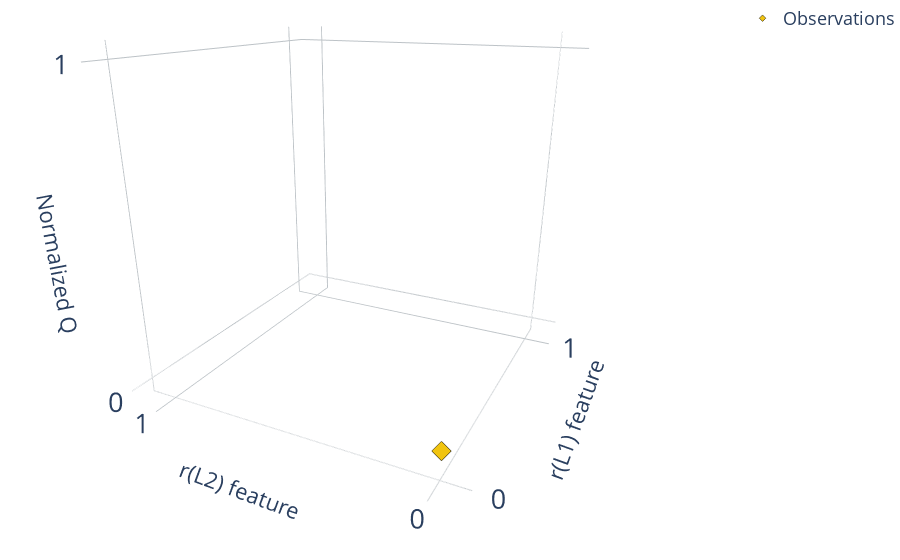

Notebook source saved alongside this figure:
### Code cell
# actions_to_plot = [0]
# action_sets = [[0], [0, 1]]
action_sets = [[0, 1]]

# algs = ['2o', '2pb', '2e']
algs = ['2o']
# algs = ['none']

show_legend = True

for alg in algs:
    for actions_to_plot in action_sets:
        action_mapping = ['Left', 'Right', 'Collect']
        actions_to_color = ['rgb(241, 196, 15)', 'rgb(52, 152, 219)']
        if show_legend:
            fig_path = Path(ROOT_DIR, 'results', f'lobster_interpolation_{alg}_{actions_to_plot}_legend.pdf')
        else:
            fig_path = Path(ROOT_DIR, 'results', f'lobster_interpolation_{alg}_{actions_to_plot}.pdf')

        fig = go.Figure(layout=go.Layout(
            margin=dict(l=0, r=0, t=0, b=0),
            showlegend=show_legend,
            font=dict(size=18),
            scene = dict(
                xaxis = dict(
                    backgroundcolor="rgb(255, 255, 255)",
                    gridcolor="rgb(189, 195, 199)",
                    title=r'r(L1) feature',
                    range=[-0.1, 1.1],
                    tickvals=[0, 1],
                    tickangle=0
                ),
                yaxis = dict(
                    backgroundcolor="rgb(255, 255, 255)",
                    gridcolor="rgb(189, 195, 199)",
                    title=r'r(L2) feature',
                    range=[-0.1, 1.1],
                    tickvals=[0, 1],
                    tickangle=0
                ),
                zaxis = dict(
                    backgroundcolor="rgb(255, 255, 255)",
                    gridcolor="rgb(189, 195, 199)",
                    title="Normalized Q",
                    range=[-0.05, 1.05],
                    tickvals=[0, 1],
                    tickangle=0
                ),
            ),

        ))

        for action in actions_to_plot:
            if alg == '2o':
                z_2o = normalized_2o_qs[:, action]
                trace_2o = go.Scatter3d(
                    x=1 - ot_obs_2o[:, 0], 
                    y=1 - ot_obs_2o[:, 1], 
                    z=z_2o, 
                    name=f"Exp Trace",
                #         name=f"{action_mapping[action]}",
                    mode='markers',
                    marker={
                        'size': 2,
                        'color': actions_to_color[action],
                        'symbol': 'circle'
                    }
                )
                fig.add_trace(trace_2o)
            elif alg == '2pb':
                z_2pb = normalized_2pb_qs[:, action]
                trace_2pb = go.Scatter3d(
                    x=pb_zero_obs[:, r1_pb_states].sum(axis=-1), 
                    y=pb_zero_obs[:, r2_pb_states].sum(axis=-1), 
            #         x=zero_obs_2pb[:, [1, 3]].sum(axis=-1), 
            #         y=zero_obs_2pb[:, [2, 3]].sum(axis=-1), 
                    z=z_2pb, 
                    name=f"PF",
            #         name=f"{action_mapping[action]}",
                    mode='markers',
                    marker={
                        'size': 2,
                        'color': actions_to_color[action],
                        'symbol': 'circle'
                    }
                )
                fig.add_trace(trace_2pb)
            elif alg == '2f':
                z_2f = normalized_2f_qs[:, action]
                trace_2f = go.Scatter3d(
                    x=gvf_zero_predictions_normalized[:, 0], 
                    y=gvf_zero_predictions_normalized[:, 1], 
                    z=z_2f, 
                    name=f"GVF",
            #         name=f"{action_mapping[action]}",
                    mode='markers',
                    marker={
                        'size': 2,
                        'color': actions_to_color[action],
                        'symbol': 'circle'
                    }
                )
                fig.add_trace(trace_2f)
            elif alg == '2e':
                z_2e = normalized_2e_qs[:, action]
                trace_2e = go.Scatter3d(
                    x=all_possible_likelihoods[:, 0], 
                    y=all_possible_likelihoods[:, 1], 
                    z=z_2e, 
                    name=f"Likelihood",
            #         name=f"{action_mapping[action]}",
                    mode='markers',
                    marker={
                        'size': 2,
                        'color': actions_to_color[action],
                        'symbol': 'circle'
                    }
                )
                fig.add_trace(trace_2e)

            z_optimal = normalized_optimal_qs[:, action]
            trace_optimal = go.Scatter3d(
                x=zero_states[:, 1], 
                y=zero_states[:, 2], 
                z=z_optimal,
        #         name=f"Ground-truth {action_mapping[action]}",
                name=f"Ground-truth state",
                mode='markers',
                marker={
                    'size': 10,
                    'color': actions_to_color[action],
                    'symbol': 'cross',
                    'line': dict(width=0.5, color="black")
                }
            )
            fig.add_trace(trace_optimal)

            z_2 = normalized_2_qs[:, action]
            trace_2 = go.Scatter3d(
                x=np.array([0]), 
                y=np.array([0]), 
                z=z_2, 
        #         name=f"observation {action_mapping[action]}",
                name=f"Observations",
                mode='markers',
                marker={
                    'size': 5,
                    'color': actions_to_color[action],
                    'symbol': 'diamond',
                    'line': dict(width=0.5, color="black")

                }
            )
            fig.add_trace(trace_2)


        camera = dict(
            up=dict(x=0, y=0, z=1),
            center=dict(x=0, y=0, z=-0.2),
            eye=dict(x=-1.7, y=-0.85, z=0.6)
        )

        fig.update_layout(scene_camera=camera)
        fig.write_image(fig_path)
        fig.show()

### Figure 1 — Plotly figure (JSON) as saved in the notebook; plotly's stock layout.template omitted (floating-point values rounded to 4 significant figures)
{"data": [{"marker": {"color": "rgb(241, 196, 15)", "line": {"color": "black", "width": 0.5}, "size": 5, "symbol": "diamond"}, "mode": "markers", "name": "Observations", "type": "scatter3d", "x": [0], "y": [0], "z": [0.04738]}], "layout": {"font": {"size": 18}, "margin": {"b": 0, "l": 0, "r": 0, "t": 0}, "scene": {"camera": {"center": {"x": 0, "y": 0, "z": -0.2}, "eye": {"x": -1.7, "y": -0.85, "z": 0.6}, "up": {"x": 0, "y": 0, "z": 1}}, "xaxis": {"backgroundcolor": "rgb(255, 255, 255)", "gridcolor": "rgb(189, 195, 199)", "range": [-0.1, 1.1], "tickangle": 0, "tickvals": [0, 1], "title": {"text": "r(L1) feature"}}, "yaxis": {"backgroundcolor": "rgb(255, 255, 255)", "gridcolor": "rgb(189, 195, 199)", "range": [-0.1, 1.1], "tickangle": 0, "tickvals": [0, 1], "title": {"text": "r(L2) feature"}}, "zaxis": {"backgroundcolor": "rgb(255, 255, 255)", "gridcolor": "rgb(189, 195, 199)", "range": [-0.05, 1.05], "tickangle": 0, "tickvals": [0, 1], "title": {"text": "Normalized Q"}}}, "showlegend": true}}
